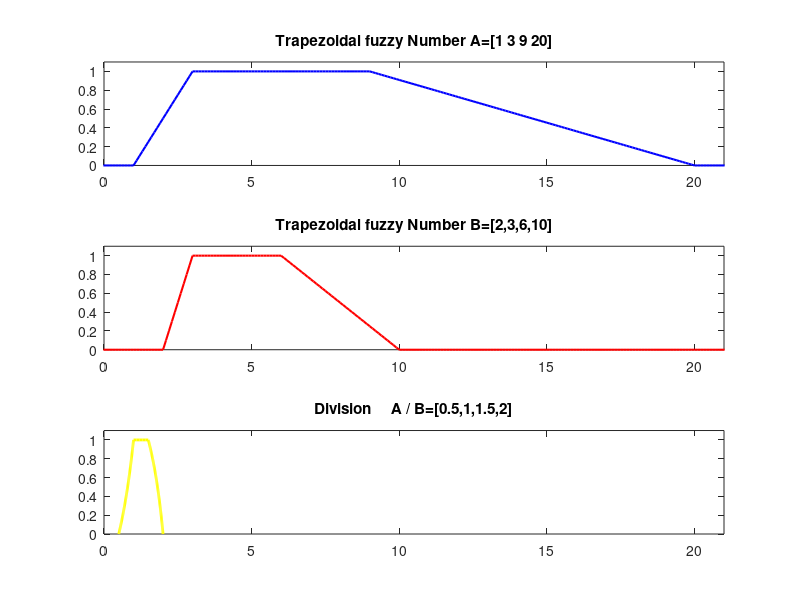

Source code (MATLAB):
clear
clc
%  Shahab Sotudian--94125091
% Trapezoidal  Number Operations
% Trapezoidal fuzzy Number A
a1=1;
a2=3;
a3=9;
a4=20;
% Trapezoidal fuzzy Number B
b1=2;
b2=3;
b3=6;
b4=10;
alfa=0;
y=[];
l = -5:0.1:22;
% alfa cut
A=[((a2-a1)*alfa+a1),(-(a4-a3)*alfa+a4)];
B=[((b2-b1)*alfa+b1),(-(b4-b3)*alfa+b4)];

% Division 
for i=1:1:101
    alfa=(i-1)/100;
   y(i)=alfa;
s1(i)=((a2-a1)*alfa+a1)./((b2-b1)*alfa+b1);
s2(i)=(-(a4-a3)*alfa+a4)./(-(b4-b3)*alfa+b4);


end



       subplot(311)
h1=trapmf(l,[1 3 9 20]);
plot(l,h1,'b','linewidth',1.5)
title('Trapezoidal fuzzy Number A=[1 3 9 20]')
axis([0,21,0,1.1])
       subplot(312)
h2=trapmf(l,[2,3,6,10]);
plot(l,h2,'r','linewidth',1.5)
title('Trapezoidal fuzzy Number B=[2,3,6,10]')
axis([0,21,0,1.1])

      subplot(313)
plot(s1,y,'y','linewidth',2)
hold on
plot(s2,y,'y','linewidth',2)
hold on
s3=s1(101):0.1:s2(101);
p=ones([size(s3),1]);
plot(s3,p,'y','linewidth',2)
axis([0,21,0,1.1])
title('Division     A / B=[0.5,1,1.5,2]')
